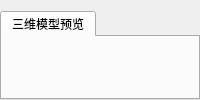
                 <widget class="QWidget" name="page_production">
                  <layout class="QVBoxLayout" name="verticalLayout_54">
                   <property name="leftMargin">
                    <number>0</number>
                   </property>
                   <property name="rightMargin">
                    <number>0</number>
                   </property>
                   <property name="bottomMargin">
                    <number>0</number>
                   </property>
                   <item>
                    <widget class="QTabWidget" name="tabWidget_3DView">
                     <property name="currentIndex">
                      <number>0</number>
                     </property>
                     <widget class="QWidget" name="tab_7">
                      <attribute name="title">
                       <string>三维模型预览</string>
                      </attribute>
                      <layout class="QVBoxLayout" name="verticalLayout_62">
                       <item>
                        <widget class="WebView" name="widget_3dview" native="true">
                         <property name="sizePolicy">
                          <sizepolicy hsizetype="Expanding" vsizetype="Preferred">
                           <horstretch>0</horstretch>
                           <verstretch>0</verstretch>
                          </sizepolicy>
                         </property>
                        </widget>
                       </item>
                      </layout>
                     </widget>
                    </widget>
                   </item>
                  </layout>
                 </widget>
